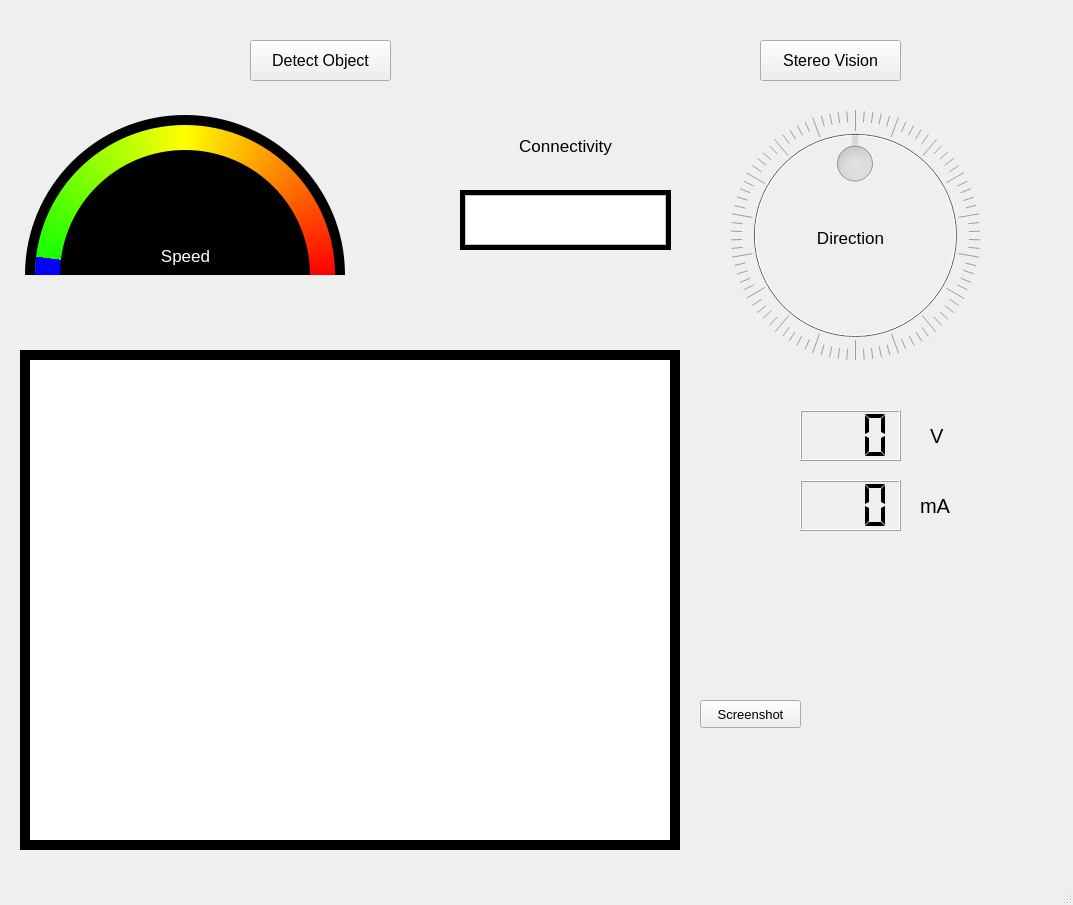
<?xml version="1.0" encoding="UTF-8"?>
<ui version="4.0">
 <class>MainWindow</class>
 <widget class="QMainWindow" name="MainWindow">
  <property name="geometry">
   <rect>
    <x>0</x>
    <y>0</y>
    <width>1073</width>
    <height>905</height>
   </rect>
  </property>
  <property name="windowTitle">
   <string>MainWindow</string>
  </property>
  <widget class="QWidget" name="centralwidget">
   <widget class="QLCDNumber" name="current">
    <property name="geometry">
     <rect>
      <x>800</x>
      <y>480</y>
      <width>101</width>
      <height>51</height>
     </rect>
    </property>
    <property name="digitCount">
     <number>3</number>
    </property>
    <property name="segmentStyle">
     <enum>QLCDNumber::Flat</enum>
    </property>
   </widget>
   <widget class="QLCDNumber" name="voltage">
    <property name="geometry">
     <rect>
      <x>800</x>
      <y>410</y>
      <width>101</width>
      <height>51</height>
     </rect>
    </property>
    <property name="digitCount">
     <number>3</number>
    </property>
    <property name="segmentStyle">
     <enum>QLCDNumber::Flat</enum>
    </property>
   </widget>
   <widget class="QLabel" name="volt">
    <property name="geometry">
     <rect>
      <x>930</x>
      <y>420</y>
      <width>31</width>
      <height>31</height>
     </rect>
    </property>
    <property name="font">
     <font>
      <pointsize>15</pointsize>
     </font>
    </property>
    <property name="text">
     <string>V</string>
    </property>
   </widget>
   <widget class="QLabel" name="ampere">
    <property name="geometry">
     <rect>
      <x>920</x>
      <y>490</y>
      <width>41</width>
      <height>31</height>
     </rect>
    </property>
    <property name="font">
     <font>
      <pointsize>15</pointsize>
     </font>
    </property>
    <property name="text">
     <string>mA</string>
    </property>
   </widget>
   <widget class="QPushButton" name="detect">
    <property name="geometry">
     <rect>
      <x>250</x>
      <y>40</y>
      <width>141</width>
      <height>41</height>
     </rect>
    </property>
    <property name="font">
     <font>
      <pointsize>12</pointsize>
     </font>
    </property>
    <property name="text">
     <string>Detect Object</string>
    </property>
   </widget>
   <widget class="QPushButton" name="stereo">
    <property name="geometry">
     <rect>
      <x>760</x>
      <y>40</y>
      <width>141</width>
      <height>41</height>
     </rect>
    </property>
    <property name="font">
     <font>
      <pointsize>12</pointsize>
     </font>
    </property>
    <property name="text">
     <string>Stereo Vision</string>
    </property>
   </widget>
   <widget class="QFrame" name="speedFore">
    <property name="geometry">
     <rect>
      <x>60</x>
      <y>150</y>
      <width>250</width>
      <height>250</height>
     </rect>
    </property>
    <property name="styleSheet">
     <string notr="true">border-radius: 125px;
background-color: qconicalgradient(cx:0.5, cy:0.5, angle:0, stop:0.49835 rgba(0, 0, 0, 255), stop:0.5 rgba(117, 117, 117, 0));</string>
    </property>
    <property name="frameShape">
     <enum>QFrame::StyledPanel</enum>
    </property>
    <property name="frameShadow">
     <enum>QFrame::Raised</enum>
    </property>
   </widget>
   <widget class="QFrame" name="speedBack">
    <property name="geometry">
     <rect>
      <x>25</x>
      <y>115</y>
      <width>320</width>
      <height>320</height>
     </rect>
    </property>
    <property name="styleSheet">
     <string notr="true">border-radius: 160px;
background-color: qconicalgradient(cx:0.5, cy:0.5, angle:0, stop:0.49835 rgba(0, 0, 0, 255), stop:0.5 rgba(117, 117, 117, 0));</string>
    </property>
    <property name="frameShape">
     <enum>QFrame::StyledPanel</enum>
    </property>
    <property name="frameShadow">
     <enum>QFrame::Raised</enum>
    </property>
   </widget>
   <widget class="QFrame" name="speedColors">
    <property name="geometry">
     <rect>
      <x>35</x>
      <y>125</y>
      <width>300</width>
      <height>300</height>
     </rect>
    </property>
    <property name="styleSheet">
     <string notr="true">background-color: qconicalgradient(cx:0.5, cy:0.5, angle:0, stop:0 rgba(255, 0, 0, 255), stop:0.25 rgba(255, 255, 0, 255), stop:0.499 rgba(0, 255, 0, 255), stop:0.5 rgba(0, 255, 0, 0));
border-radius: 150px;</string>
    </property>
    <property name="frameShape">
     <enum>QFrame::StyledPanel</enum>
    </property>
    <property name="frameShadow">
     <enum>QFrame::Raised</enum>
    </property>
   </widget>
   <widget class="QFrame" name="speedPointer">
    <property name="geometry">
     <rect>
      <x>35</x>
      <y>125</y>
      <width>300</width>
      <height>300</height>
     </rect>
    </property>
    <property name="styleSheet">
     <string notr="true">border-radius: 150px;
background-color: qconicalgradient(cx:0.5, cy:0.5, angle:0, stop:0.479 rgba(0, 0, 255, 0), stop:0.48 rgba(0, 0, 255, 255), stop:0.499 rgba(0, 0, 255, 255), stop:0.5 rgba(0, 0, 255, 0));</string>
    </property>
    <property name="frameShape">
     <enum>QFrame::StyledPanel</enum>
    </property>
    <property name="frameShadow">
     <enum>QFrame::Raised</enum>
    </property>
   </widget>
   <widget class="QLabel" name="speedLabel">
    <property name="geometry">
     <rect>
      <x>150</x>
      <y>240</y>
      <width>71</width>
      <height>31</height>
     </rect>
    </property>
    <property name="font">
     <font>
      <pointsize>13</pointsize>
     </font>
    </property>
    <property name="styleSheet">
     <string notr="true">color: rgb(255, 255, 255);</string>
    </property>
    <property name="text">
     <string>Speed</string>
    </property>
    <property name="alignment">
     <set>Qt::AlignCenter</set>
    </property>
    <property name="margin">
     <number>3</number>
    </property>
   </widget>
   <widget class="QFrame" name="blackbckgrnd">
    <property name="geometry">
     <rect>
      <x>460</x>
      <y>190</y>
      <width>211</width>
      <height>60</height>
     </rect>
    </property>
    <property name="styleSheet">
     <string notr="true">background-color: rgb(0, 0, 0);</string>
    </property>
    <property name="frameShape">
     <enum>QFrame::StyledPanel</enum>
    </property>
    <property name="frameShadow">
     <enum>QFrame::Raised</enum>
    </property>
    <widget class="QFrame" name="connectivity">
     <property name="geometry">
      <rect>
       <x>5</x>
       <y>5</y>
       <width>201</width>
       <height>50</height>
      </rect>
     </property>
     <property name="styleSheet">
      <string notr="true">background-color: qlineargradient(spread:pad, x1:0, y1:0, x2:1, y2:0, stop:0 rgba(255, 0, 0, 255), stop:0.5 rgba(255, 255, 0, 255), stop:1 rgba(0, 255, 0, 255));</string>
     </property>
     <property name="frameShape">
      <enum>QFrame::StyledPanel</enum>
     </property>
     <property name="frameShadow">
      <enum>QFrame::Raised</enum>
     </property>
     <widget class="QFrame" name="hide">
      <property name="geometry">
       <rect>
        <x>0</x>
        <y>0</y>
        <width>201</width>
        <height>50</height>
       </rect>
      </property>
      <property name="styleSheet">
       <string notr="true">background-color: rgb(255, 255, 255);</string>
      </property>
      <property name="frameShape">
       <enum>QFrame::StyledPanel</enum>
      </property>
      <property name="frameShadow">
       <enum>QFrame::Raised</enum>
      </property>
     </widget>
    </widget>
   </widget>
   <widget class="QLabel" name="ConnectivityLabel">
    <property name="geometry">
     <rect>
      <x>500</x>
      <y>130</y>
      <width>131</width>
      <height>31</height>
     </rect>
    </property>
    <property name="font">
     <font>
      <pointsize>13</pointsize>
     </font>
    </property>
    <property name="styleSheet">
     <string notr="true"/>
    </property>
    <property name="text">
     <string>Connectivity</string>
    </property>
    <property name="alignment">
     <set>Qt::AlignCenter</set>
    </property>
    <property name="margin">
     <number>3</number>
    </property>
   </widget>
   <widget class="QDial" name="direction">
    <property name="enabled">
     <bool>false</bool>
    </property>
    <property name="geometry">
     <rect>
      <x>730</x>
      <y>110</y>
      <width>250</width>
      <height>250</height>
     </rect>
    </property>
    <property name="font">
     <font>
      <pointsize>8</pointsize>
     </font>
    </property>
    <property name="maximum">
     <number>360</number>
    </property>
    <property name="value">
     <number>180</number>
    </property>
    <property name="orientation">
     <enum>Qt::Horizontal</enum>
    </property>
    <property name="wrapping">
     <bool>true</bool>
    </property>
    <property name="notchesVisible">
     <bool>true</bool>
    </property>
   </widget>
   <widget class="QLabel" name="label">
    <property name="geometry">
     <rect>
      <x>795</x>
      <y>222</y>
      <width>111</width>
      <height>31</height>
     </rect>
    </property>
    <property name="font">
     <font>
      <pointsize>13</pointsize>
     </font>
    </property>
    <property name="text">
     <string>Direction</string>
    </property>
    <property name="alignment">
     <set>Qt::AlignCenter</set>
    </property>
   </widget>
   <widget class="QFrame" name="camBack">
    <property name="geometry">
     <rect>
      <x>20</x>
      <y>350</y>
      <width>660</width>
      <height>500</height>
     </rect>
    </property>
    <property name="styleSheet">
     <string notr="true">background-color: rgb(0, 0, 0);</string>
    </property>
    <property name="frameShape">
     <enum>QFrame::StyledPanel</enum>
    </property>
    <property name="frameShadow">
     <enum>QFrame::Raised</enum>
    </property>
    <widget class="QLabel" name="camera">
     <property name="geometry">
      <rect>
       <x>10</x>
       <y>10</y>
       <width>640</width>
       <height>480</height>
      </rect>
     </property>
     <property name="styleSheet">
      <string notr="true">background-color: rgb(255, 255, 255);</string>
     </property>
     <property name="text">
      <string/>
     </property>
    </widget>
   </widget>
   <widget class="QPushButton" name="screenshot">
    <property name="geometry">
     <rect>
      <x>700</x>
      <y>700</y>
      <width>101</width>
      <height>28</height>
     </rect>
    </property>
    <property name="font">
     <font>
      <pointsize>10</pointsize>
     </font>
    </property>
    <property name="text">
     <string>Screenshot</string>
    </property>
   </widget>
   <zorder>speedBack</zorder>
   <zorder>current</zorder>
   <zorder>voltage</zorder>
   <zorder>volt</zorder>
   <zorder>ampere</zorder>
   <zorder>detect</zorder>
   <zorder>stereo</zorder>
   <zorder>speedColors</zorder>
   <zorder>blackbckgrnd</zorder>
   <zorder>ConnectivityLabel</zorder>
   <zorder>direction</zorder>
   <zorder>speedPointer</zorder>
   <zorder>label</zorder>
   <zorder>speedFore</zorder>
   <zorder>speedLabel</zorder>
   <zorder>camBack</zorder>
   <zorder>screenshot</zorder>
  </widget>
  <widget class="QMenuBar" name="menubar">
   <property name="geometry">
    <rect>
     <x>0</x>
     <y>0</y>
     <width>1073</width>
     <height>26</height>
    </rect>
   </property>
  </widget>
  <widget class="QStatusBar" name="statusbar"/>
 </widget>
 <resources/>
 <connections/>
</ui>
